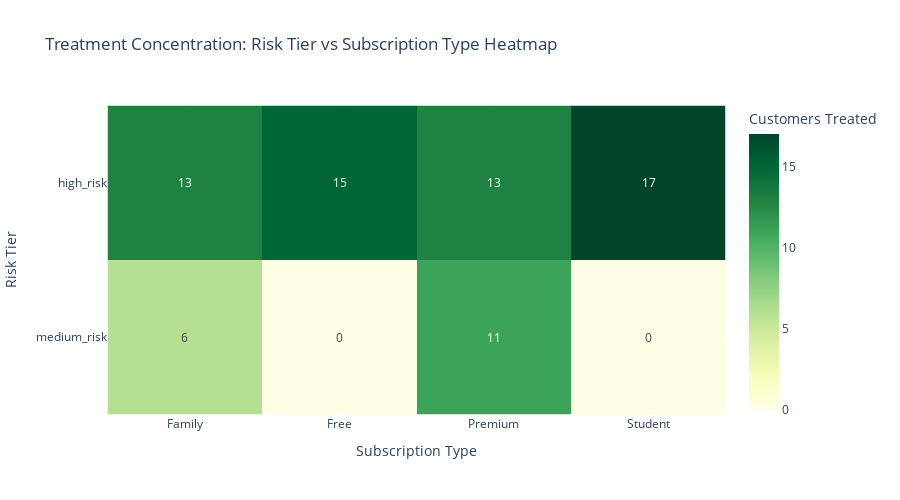

Source (notebook cell):
### Code cell
# Visualization 6: Heatmap - Risk Tier vs Value Tier Treatment Concentration
# Merge assignments with full customer data to get value segments
# Check what columns exist in optimizer.customers_df
available_cols = ['customer_id']
if 'value_segment' in optimizer.customers_df.columns:
    available_cols.append('value_segment')
if 'v' in optimizer.customers_df.columns:
    available_cols.append('v')
if 'p' in optimizer.customers_df.columns:
    available_cols.append('p')

assignments_full = baseline_results['assignments'].merge(
    optimizer.customers_df[available_cols],
    on='customer_id',
    how='left'
)

# Ensure value_segment exists (it should be in assignments already)
if 'value_segment' not in assignments_full.columns:
    print("Warning: value_segment not found, using risk_segment for both axes")
    # Create pivot table with risk_segment only
    heatmap_data = pd.crosstab(
        assignments_full['risk_segment'],
        assignments_full['subscription_type']
    )
else:
    # Create pivot table for heatmap
    heatmap_data = pd.crosstab(
        assignments_full['risk_segment'],
        assignments_full['value_segment']
    )

# Determine axis labels based on what we're plotting
x_label = "Value Tier" if 'value_segment' in assignments_full.columns else "Subscription Type"
title = 'Treatment Concentration: Risk Tier vs Value Tier Heatmap' if 'value_segment' in assignments_full.columns else 'Treatment Concentration: Risk Tier vs Subscription Type Heatmap'

fig6 = px.imshow(
    heatmap_data.values,
    x=heatmap_data.columns,
    y=heatmap_data.index,
    labels=dict(x=x_label, y="Risk Tier", color="Customers Treated"),
    title=title,
    color_continuous_scale='YlGn',
    text_auto=True
)

fig6.update_layout(
    template='plotly_white',
    height=500
)

fig6.show()

print("INTERPRETATION:")
if 'value_segment' in assignments_full.columns:
    print("The optimizer prioritizes high-risk, high-value customers (top-right quadrant) while")
    print("still treating some customers in all segments due to fairness constraints.")
else:
    print("The optimizer treats customers across all risk tiers and subscription types.")
    print("Premium and Family segments receive attention across risk levels due to value and fairness constraints.")

### Figure 1 — Plotly figure (JSON) as saved in the notebook; plotly's stock layout.template omitted (floating-point values rounded to 4 significant figures)
{"data": [{"coloraxis": "coloraxis", "hovertemplate": "Subscription Type: %{x}<br>Risk Tier: %{y}<br>Customers Treated: %{z}<extra></extra>", "name": "0", "texttemplate": "%{z}", "type": "heatmap", "x": ["Family", "Free", "Premium", "Student"], "xaxis": "x", "y": ["high_risk", "medium_risk"], "yaxis": "y", "z": [[13, 15, 13, 17], [6, 0, 11, 0]]}], "layout": {"coloraxis": {"colorbar": {"title": {"text": "Customers Treated"}}, "colorscale": [[0, "rgb(255,255,229)"], [0.125, "rgb(247,252,185)"], [0.25, "rgb(217,240,163)"], [0.375, "rgb(173,221,142)"], [0.5, "rgb(120,198,121)"], [0.625, "rgb(65,171,93)"], [0.75, "rgb(35,132,67)"], [0.875, "rgb(0,104,55)"], [1, "rgb(0,69,41)"]]}, "height": 500, "title": {"text": "Treatment Concentration: Risk Tier vs Subscription Type Heatmap"}, "xaxis": {"anchor": "y", "constrain": "domain", "domain": [0, 1], "scaleanchor": "y", "title": {"text": "Subscription Type"}}, "yaxis": {"anchor": "x", "autorange": "reversed", "constrain": "domain", "domain": [0, 1], "title": {"text": "Risk Tier"}}}}
